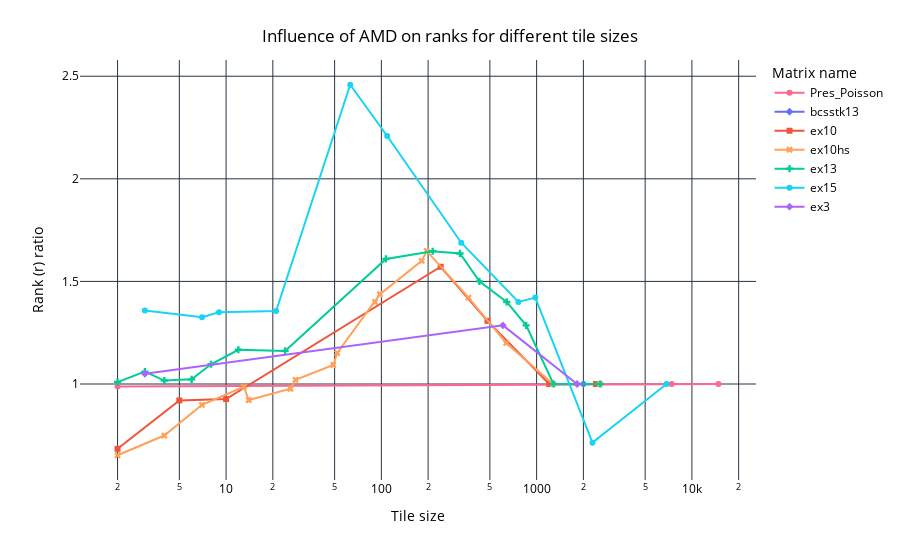

The code cell stored with this chart in its notebook:
### Markdown cell above
Assess AMD effects

### Code cell
amd_df = get_percentage_change_per_double_category(data_frame=amd_df, result_column="rank_percentage", variable="rank", baseline_col="amd", baseline_value=False, category1="matrix_name", category2="tile_size")
amd_df.sort_values(by=["matrix_name", "tile_size"], inplace=True)
line_plot_tile_size_rank_percentage_per_matrix(amd_df[amd_df["amd"] == True], "amd", matrix_color_map=matrix_color_map)

### Figure 1 — Plotly figure (JSON) as saved in the notebook; plotly's stock layout.template omitted (floating-point values rounded to 4 significant figures)
{"data": [{"hovertemplate": "Matrix name=Pres_Poisson<br>Tile size=%{x}<br>Rank (r) ratio=%{y}<extra></extra>", "legendgroup": "Pres_Poisson", "line": {"color": "#FF6692", "dash": "solid"}, "marker": {"symbol": "circle"}, "mode": "lines+markers", "name": "Pres_Poisson", "orientation": "v", "showlegend": true, "x": [2.0, 7411.0, 14820.0], "xaxis": "x", "y": [0.9878, 1.0, 1.0], "yaxis": "y", "type": "scatter"}, {"hovertemplate": "Matrix name=bcsstk13<br>Tile size=%{x}<br>Rank (r) ratio=%{y}<extra></extra>", "legendgroup": "bcsstk13", "line": {"color": "#636EFA", "dash": "solid"}, "marker": {"symbol": "diamond"}, "mode": "lines+markers", "name": "bcsstk13", "orientation": "v", "showlegend": true, "x": [2003.0], "xaxis": "x", "y": [1.0], "yaxis": "y", "type": "scatter"}, {"hovertemplate": "Matrix name=ex10<br>Tile size=%{x}<br>Rank (r) ratio=%{y}<extra></extra>", "legendgroup": "ex10", "line": {"color": "#EF553B", "dash": "solid"}, "marker": {"symbol": "square"}, "mode": "lines+markers", "name": "ex10", "orientation": "v", "showlegend": true, "x": [2.0, 5.0, 10.0, 241.0, 482.0, 1205.0, 2410.0], "xaxis": "x", "y": [0.6841, 0.92, 0.9267, 1.571, 1.308, 1.0, 1.0], "yaxis": "y", "type": "scatter"}, {"hovertemplate": "Matrix name=ex10hs<br>Tile size=%{x}<br>Rank (r) ratio=%{y}<extra></extra>", "legendgroup": "ex10hs", "line": {"color": "#FFA15A", "dash": "solid"}, "marker": {"symbol": "x"}, "mode": "lines+markers", "name": "ex10hs", "orientation": "v", "showlegend": true, "x": [2.0, 4.0, 7.0, 13.0, 14.0, 26.0, 28.0, 49.0, 52.0, 91.0, 98.0, 182.0, 196.0, 364.0, 637.0, 1274.0, 2548.0], "xaxis": "x", "y": [0.6528, 0.7489, 0.8985, 0.9867, 0.922, 0.9769, 1.02, 1.093, 1.151, 1.4, 1.438, 1.6, 1.649, 1.421, 1.2, 1.0, 1.0], "yaxis": "y", "type": "scatter"}, {"hovertemplate": "Matrix name=ex13<br>Tile size=%{x}<br>Rank (r) ratio=%{y}<extra></extra>", "legendgroup": "ex13", "line": {"color": "#00CC96", "dash": "solid"}, "marker": {"symbol": "cross"}, "mode": "lines+markers", "name": "ex13", "orientation": "v", "showlegend": true, "x": [2.0, 3.0, 4.0, 6.0, 8.0, 12.0, 24.0, 107.0, 214.0, 321.0, 428.0, 642.0, 856.0, 1284.0, 2568.0], "xaxis": "x", "y": [1.009, 1.06, 1.017, 1.023, 1.096, 1.167, 1.161, 1.61, 1.647, 1.636, 1.5, 1.4, 1.286, 1.0, 1.0], "yaxis": "y", "type": "scatter"}, {"hovertemplate": "Matrix name=ex15<br>Tile size=%{x}<br>Rank (r) ratio=%{y}<extra></extra>", "legendgroup": "ex15", "line": {"color": "#19D3F3", "dash": "solid"}, "marker": {"symbol": "circle"}, "mode": "lines+markers", "name": "ex15", "orientation": "v", "showlegend": true, "x": [3.0, 7.0, 9.0, 21.0, 63.0, 109.0, 327.0, 763.0, 981.0, 2289.0, 6867.0], "xaxis": "x", "y": [1.358, 1.325, 1.349, 1.356, 2.458, 2.209, 1.689, 1.4, 1.421, 0.7143, 1.0], "yaxis": "y", "type": "scatter"}, {"hovertemplate": "Matrix name=ex3<br>Tile size=%{x}<br>Rank (r) ratio=%{y}<extra></extra>", "legendgroup": "ex3", "line": {"color": "#AB63FA", "dash": "solid"}, "marker": {"symbol": "diamond"}, "mode": "lines+markers", "name": "ex3", "orientation": "v", "showlegend": true, "x": [3.0, 607.0, 1821.0], "xaxis": "x", "y": [1.05, 1.286, 1.0], "yaxis": "y", "type": "scatter"}], "layout": {"xaxis": {"anchor": "y", "domain": [0.0, 1.0], "title": {"text": "Tile size"}, "type": "log"}, "yaxis": {"anchor": "x", "domain": [0.0, 1.0], "title": {"text": "Rank (r) ratio"}}, "legend": {"title": {"text": "Matrix name"}, "tracegroupgap": 0}, "margin": {"t": 60}, "title": {"text": "Influence of AMD on ranks for different tile sizes", "x": 0.5, "xanchor": "center", "yanchor": "top"}, "font": {"color": "black"}, "plot_bgcolor": "white", "paper_bgcolor": "white"}}
